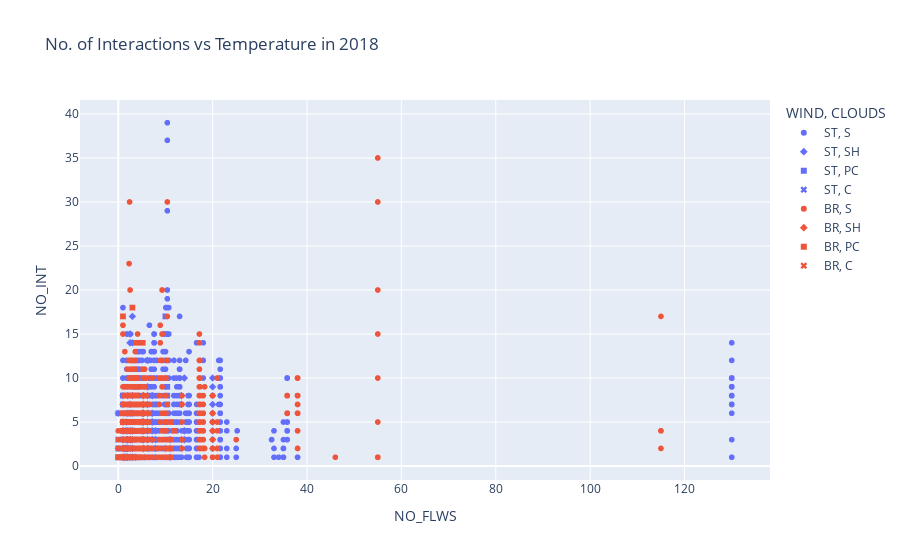

Write notebook code for a chart like this one.
### Code cell
px.scatter(dff18, x='NO_FLWS', y='NO_INT', symbol='CLOUDS', color='WIND', title='No. of Interactions vs Temperature in 2018')

### Figure 1 — Plotly figure (JSON) as saved in the notebook; plotly's stock layout.template omitted (floating-point values rounded to 4 significant figures; data arrays with more than 128 entries replaced by an {"elided": "..."} marker saying what was removed)
{"data": [{"hovertemplate": "WIND=ST<br>CLOUDS=S<br>NO_FLWS=%{x}<br>NO_INT=%{y}<extra></extra>", "legendgroup": "ST, S", "marker": {"color": "#636efa", "symbol": "circle"}, "mode": "markers", "name": "ST, S", "showlegend": true, "type": "scattergl", "x": {"elided": "5630 float values"}, "xaxis": "x", "y": {"elided": "5630 int values"}, "yaxis": "y"}, {"hovertemplate": "WIND=ST<br>CLOUDS=SH<br>NO_FLWS=%{x}<br>NO_INT=%{y}<extra></extra>", "legendgroup": "ST, SH", "marker": {"color": "#636efa", "symbol": "diamond"}, "mode": "markers", "name": "ST, SH", "showlegend": true, "type": "scattergl", "x": {"elided": "226 float values"}, "xaxis": "x", "y": {"elided": "226 int values"}, "yaxis": "y"}, {"hovertemplate": "WIND=ST<br>CLOUDS=PC<br>NO_FLWS=%{x}<br>NO_INT=%{y}<extra></extra>", "legendgroup": "ST, PC", "marker": {"color": "#636efa", "symbol": "square"}, "mode": "markers", "name": "ST, PC", "showlegend": true, "type": "scattergl", "x": {"elided": "173 float values"}, "xaxis": "x", "y": {"elided": "173 int values"}, "yaxis": "y"}, {"hovertemplate": "WIND=ST<br>CLOUDS=C<br>NO_FLWS=%{x}<br>NO_INT=%{y}<extra></extra>", "legendgroup": "ST, C", "marker": {"color": "#636efa", "symbol": "x"}, "mode": "markers", "name": "ST, C", "showlegend": true, "type": "scattergl", "x": {"elided": "130 float values"}, "xaxis": "x", "y": {"elided": "130 int values"}, "yaxis": "y"}, {"hovertemplate": "WIND=BR<br>CLOUDS=S<br>NO_FLWS=%{x}<br>NO_INT=%{y}<extra></extra>", "legendgroup": "BR, S", "marker": {"color": "#EF553B", "symbol": "circle"}, "mode": "markers", "name": "BR, S", "showlegend": true, "type": "scattergl", "x": {"elided": "3837 float values"}, "xaxis": "x", "y": {"elided": "3837 int values"}, "yaxis": "y"}, {"hovertemplate": "WIND=BR<br>CLOUDS=SH<br>NO_FLWS=%{x}<br>NO_INT=%{y}<extra></extra>", "legendgroup": "BR, SH", "marker": {"color": "#EF553B", "symbol": "diamond"}, "mode": "markers", "name": "BR, SH", "showlegend": true, "type": "scattergl", "x": [5.3, 5.3, 5.3, 5.3, 5.3, 5.3, 5.3, 5.3, 5.3, 5.3, 5.3, 5.3, 5.3, 5.3, 5.3, 5.3, 5.3, 5.3, 5.3, 5.3, 5.3, 5.3, 5.3, 5.3, 5.3, 5.3, 5.3, 5.3, 5.3, 5.3, 5.3, 5.3, 5.3, 5.3, 5.3, 5.3, 5.3, 5.3, 5.3, 5.3, 5.3, 5.3, 5.3, 5.3, 5.3, 5.3, 5.3, 5.3, 5.3, 5.3, 5.3, 5.3, 5.3, 5.3, 5.3, 5.3, 5.3, 5.3, 5.3, 5.3, 5.3, 5.3, 5.3, 5.3, 5.3, 5.3, 5.3, 5.3, 5.3, 5.3, 5.3, 5.3, 5.3, 5.3, 5.3, 5.3, 5.3, 5.3, 5.3, 1, 1, 1, 1, 1, 1, 1, 2.6, 2.6, 3.7, 3.7, 3.7, 3.7, 1, 1, 1, 1, 1, 1, 1, 1, 1, 1, 1], "xaxis": "x", "y": [6, 6, 6, 8, 8, 8, 8, 6, 6, 6, 6, 6, 5, 5, 5, 4, 4, 4, 4, 4, 4, 6, 6, 6, 4, 4, 7, 7, 7, 7, 5, 5, 6, 6, 6, 6, 3, 3, 7, 7, 7, 7, 7, 2, 6, 6, 6, 6, 2, 6, 6, 6, 3, 6, 6, 6, 6, 2, 2, 5, 5, 5, 2, 3, 3, 3, 3, 3, 3, 6, 3, 5, 5, 5, 6, 6, 6, 6, 6, 1, 1, 1, 5, 5, 5, 5, 3, 3, 1, 1, 1, 1, 2, 2, 2, 2, 2, 1, 4, 2, 2, 7, 2], "yaxis": "y"}, {"hovertemplate": "WIND=BR<br>CLOUDS=PC<br>NO_FLWS=%{x}<br>NO_INT=%{y}<extra></extra>", "legendgroup": "BR, PC", "marker": {"color": "#EF553B", "symbol": "square"}, "mode": "markers", "name": "BR, PC", "showlegend": true, "type": "scattergl", "x": {"elided": "169 float values"}, "xaxis": "x", "y": {"elided": "169 int values"}, "yaxis": "y"}, {"hovertemplate": "WIND=BR<br>CLOUDS=C<br>NO_FLWS=%{x}<br>NO_INT=%{y}<extra></extra>", "legendgroup": "BR, C", "marker": {"color": "#EF553B", "symbol": "x"}, "mode": "markers", "name": "BR, C", "showlegend": true, "type": "scattergl", "x": [4.1, 2.5, 2.5, 1.6, 1.6, 0.5, 2.9, 1.5, 4.9, 4.9, 3.2, 1.5, 3.4, 1.8, 1.8, 1.3, 1.3, 1.3, 1.3, 1, 2.4, 2.4, 2.4, 2.4, 2.4, 2.4, 2.4, 2.4, 2.4, 2.4, 2.4, 2.4, 2.4, 2.4, 2.4, 2.4, 2.4, 2.4, 2.4, 2.4, 2.4, 2.4, 2.4, 2.4, 2.4, 2.4, 2.4, 2.4, 2.4, 2.4, 2.4, 2.4, 2.4, 2.4, 2.4, 2.4, 2.4, 2.4, 2.4, 2.4, 2.4, 2.4, 2.4, 2.4, 2.4, 2.4, 2.4, 2.4, 2.4, 2.4, 2.4, 2.4, 2.4, 2.4, 2.4, 2.4, 2.4, 2.4, 2.4, 2.4, 2.4, 2.4, 2.4, 2.4, 2.4, 2.4, 2.4, 2.4, 2.4, 2.4, 2.4, 2.4, 2.4, 2.4, 2.4, 2.4, 2.4, 2.4, 2.4, 2.4, 2.4], "xaxis": "x", "y": [5, 3, 7, 3, 1, 1, 4, 1, 2, 5, 3, 3, 3, 3, 2, 2, 1, 2, 1, 1, 4, 4, 4, 4, 4, 4, 4, 4, 4, 4, 4, 4, 4, 4, 4, 4, 4, 4, 4, 4, 4, 4, 4, 4, 4, 4, 4, 4, 4, 4, 4, 4, 4, 4, 4, 4, 4, 4, 4, 4, 4, 4, 4, 4, 4, 4, 4, 4, 4, 4, 4, 4, 4, 4, 4, 4, 4, 4, 4, 4, 4, 4, 4, 4, 4, 4, 4, 4, 4, 4, 4, 4, 4, 4, 4, 4, 4, 4, 4, 4, 4], "yaxis": "y"}], "layout": {"legend": {"title": {"text": "WIND, CLOUDS"}, "tracegroupgap": 0}, "title": {"text": "No. of Interactions vs Temperature in 2018"}, "xaxis": {"anchor": "y", "domain": [0, 1], "title": {"text": "NO_FLWS"}}, "yaxis": {"anchor": "x", "domain": [0, 1], "title": {"text": "NO_INT"}}}}
